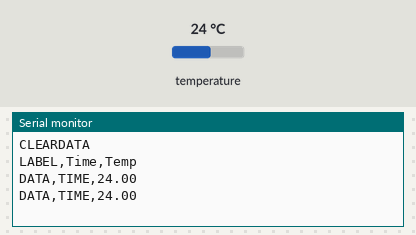
Simulated run of this sketch. Board: Arduino Uno, built with avr-gcc and run on an emulated ATmega328P. Shown: the last lines printed to the serial monitor. The test bench sets the inputs (shaded band); at power-on: temperature 24 °C.

Above: at 3.3 s.
3.4 s: temperature set to 12 °C
At 5.5 s:
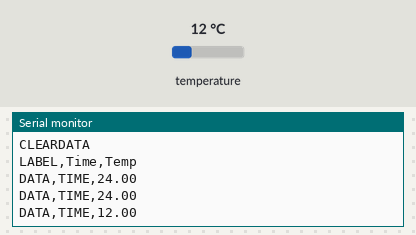
5.9 s: temperature set to 19 °C
At 6.9 s:
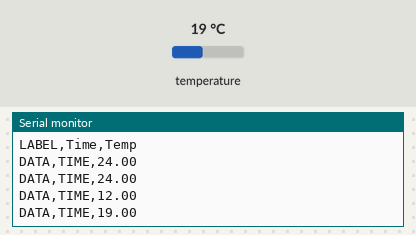
Timing chart, 0 to 8.9 s (numbered marks = the images above; inputs shaded):
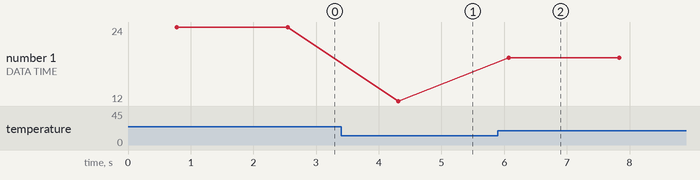

The sketch:

water_tem_plx.ino
```cpp
#include <OneWire.h>
#include <DallasTemperature.h>

#define ONE_WIRE_BUS 2

float tem;

OneWire ourWire(ONE_WIRE_BUS);
DallasTemperature sensors(&ourWire);

float tempSensor;

void setup(){
  Serial.begin(9600);
  sensors.begin();

  Serial.println("CLEARDATA");
  Serial.println("LABEL,Time,Temp");
}


void loop()
{
  sensors.requestTemperatures();
  tempSensor = sensors.getTempCByIndex(0);
  tem = tempSensor;

  Serial.print("DATA,TIME,");
  Serial.println(tem);
  delay(1000);
 }

int getTemp(){
  int tempVal = 0;
  return tempVal;
}
```

Measured:
- after the input at 3.4 s, the serial monitor: prints a new line after 0.91 s (image 1)
- after the input at 5.9 s, the serial monitor: prints a new line after 0.17 s (image 2)
- plotted number 1: 24 → 12 after the input at 3.4 s, 12 → 19 after the input at 5.9 s
